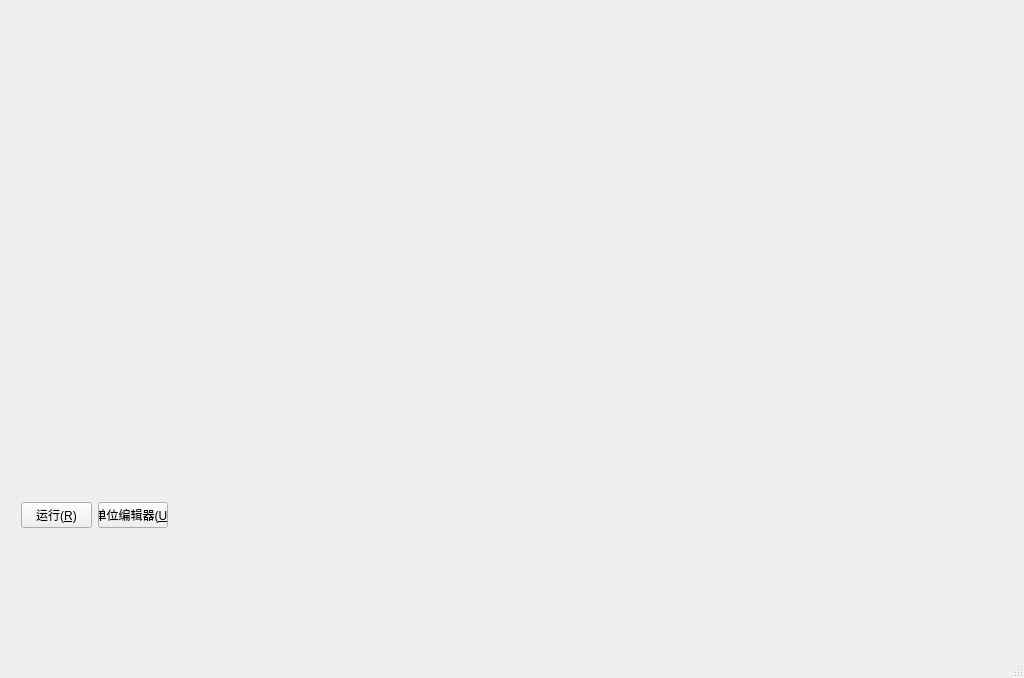
<?xml version="1.0" encoding="UTF-8"?>
<ui version="4.0">
 <class>MainWindow</class>
 <widget class="QMainWindow" name="MainWindow">
  <property name="geometry">
   <rect>
    <x>0</x>
    <y>0</y>
    <width>1024</width>
    <height>678</height>
   </rect>
  </property>
  <property name="windowTitle">
   <string>GameDemoEditor</string>
  </property>
  <property name="windowIcon">
   <iconset resource="GameDemoEditor.qrc">
    <normaloff>:/icon/res/GameDemoEditor.ico</normaloff>:/icon/res/GameDemoEditor.ico</iconset>
  </property>
  <property name="iconSize">
   <size>
    <width>64</width>
    <height>64</height>
   </size>
  </property>
  <widget class="QWidget" name="centralWidget">
   <widget class="CCocos2dxWidget" name="wndCocos2dxDisplay" native="true">
    <property name="geometry">
     <rect>
      <x>0</x>
      <y>0</y>
      <width>800</width>
      <height>480</height>
     </rect>
    </property>
    <property name="sizePolicy">
     <sizepolicy hsizetype="Fixed" vsizetype="Fixed">
      <horstretch>0</horstretch>
      <verstretch>0</verstretch>
     </sizepolicy>
    </property>
   </widget>
   <widget class="QWidget" name="horizontalLayoutWidget">
    <property name="geometry">
     <rect>
      <x>10</x>
      <y>490</y>
      <width>169</width>
      <height>51</height>
     </rect>
    </property>
    <layout class="QHBoxLayout" name="horizontalLayout">
     <item>
      <widget class="QPushButton" name="btnRunEdit">
       <property name="text">
        <string>运行(&amp;R)</string>
       </property>
       <property name="checkable">
        <bool>true</bool>
       </property>
      </widget>
     </item>
     <item>
      <widget class="QPushButton" name="btnUnitEditor">
       <property name="sizePolicy">
        <sizepolicy hsizetype="Fixed" vsizetype="Fixed">
         <horstretch>0</horstretch>
         <verstretch>0</verstretch>
        </sizepolicy>
       </property>
       <property name="text">
        <string>单位编辑器(&amp;U)</string>
       </property>
      </widget>
     </item>
    </layout>
   </widget>
  </widget>
  <widget class="QMenuBar" name="menuBar">
   <property name="geometry">
    <rect>
     <x>0</x>
     <y>0</y>
     <width>1024</width>
     <height>23</height>
    </rect>
   </property>
  </widget>
  <widget class="QStatusBar" name="statusBar"/>
 </widget>
 <layoutdefault spacing="6" margin="11"/>
 <customwidgets>
  <customwidget>
   <class>CCocos2dxWidget</class>
   <extends>QWidget</extends>
   <header>Cocos2dxThread.h</header>
   <container>1</container>
  </customwidget>
 </customwidgets>
 <resources>
  <include location="GameDemoEditor.qrc"/>
 </resources>
 <connections/>
</ui>
